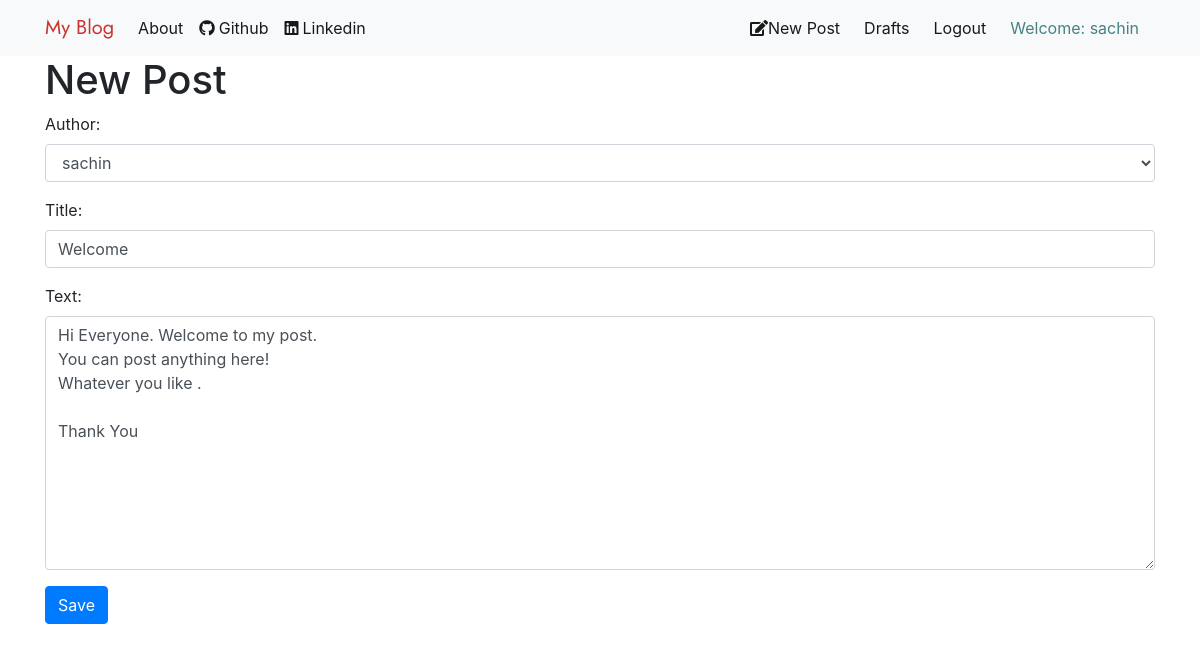
Screenshot of /post/8/update/ (signed in) with the database file from the repository.
### blog/models.py (models this page shows, shortened)
class Post(models.Model):
    author = models.ForeignKey(User,on_delete=models.CASCADE)
    title = models.CharField(max_length=200)
    text = models.TextField()
    created_date = models.DateTimeField(default=timezone.now)
    published_date = models.DateTimeField(blank=True,null=True)

### blog/views.py (the view)
# urls.py: path('post/<int:pk>/update/',views.PostUpdateView.as_view(),name='post_update'),
class PostUpdateView(LoginRequiredMixin,UpdateView):
    login_url = '/login/'
    form_class = PostForm
    model = Post

### blog/forms.py
class PostForm(forms.ModelForm):
    class Meta():
        model = Post
        fields = ('author','title','text')
        widgets = {
            'author':forms.Select(attrs={'class':'form-control textinputclass'}),
            'title':forms.TextInput(attrs={'class':'form-control textinputclass'}),
            'text':forms.Textarea(attrs={'class':'form-control postcontent'})
        }

### blog/templates/blog/post_form.html (shortened to what this page needs)
{% extends "blog/base.html" %}
{% block content %}
  <h1>New Post</h1>
  <form  method="post">
    {{ form.as_p }}
    <button class="btn btn-primary" type="Submit">Save</button>
  </form>
{% endblock %}

### blog/templates/blog/base.html (shortened to what this page needs)
<!DOCTYPE html>
{% load staticfiles %}
<html lang="en" dir="ltr">
  <head>
    <link rel="stylesheet" href="https://stackpath.bootstrapcdn.com/bootstrap/4.4.1/css/bootstrap.min.css">
    <link rel="stylesheet" href="{% static 'css/blog.css' %}">
    <link rel="stylesheet" href="https://pro.fontawesome.com/releases/v5.10.0/css/all.css"/>
  </head>
  <body>
      <nav class="navbar navbar-expand-lg navbar-light bg-light">
        <div class="container">
        <a class="navbar-brand brand" href="{% url 'post_list' %}">My Blog</a>
        <div class="collapse navbar-collapse" id="navbarSupportedContent">
          <ul class="navbar-nav mr-auto">
            <li class="nav-item active">
              <a class="nav-link" href="{% url 'about'%}">About</a>
            </li>
            <li class="nav-item active">
              <a class="nav-link" href="https://www.github.com"><i class="fab fa-github mr-1"></i>Github</a>
            </li>
            <li class="nav-item active">
              <a class="nav-link" href="https://www.linkedin.com"><i class="fab fa-linkedin mr-1"></i>Linkedin</a>
            </li>
          </ul>
          <ul class="navbar-nav justify-content-end">
            {% if user.is_authenticated %}
              <li class="mr-sm-2 active">
                <a class="nav-link" href="{% url 'post_create' %}"><i class="fas fa-edit"></i>New Post</a>
              </li>
              <li class="mr-sm-2 active">
                <a class="nav-link" href="{% url 'draft_list' %}">Drafts</a>
              </li>
              <li class="mr-sm-2 active">
                <a class="nav-link logout" href="{% url 'logout' %}">Logout</a>
              </li>
              <li class="mr-sm-2 nav-link active welcome">Welcome: {{ user.username }}</li>
            {% else %}
              <li class="mr-sm-2">
                <a class="nav-link login" href="{% url 'login'%}"><i class="fas fa-user mr-1"></i>Login</a>
              </li>
            {% endif %}
          </ul>
        </div>
        </div>
      </nav>
      <div class="container">
        {% block content %}
        {% endblock %}
      </div>
  </body>
</html>

### blog/static/css/blog.css (style rules this page uses)
.brand { font-family: 'Jost'; }
.navbar-light .navbar-nav .nav-link { color: #468284; }
.navbar-light .navbar-brand { color: #CA3433; }
.navbar-light .navbar-nav .active .welcome>.nav-link, .navbar-light .navbar-nav .nav-link.active, .navbar-light .navbar-nav .nav-link.show, .navbar-light .navbar-nav .show>.nav-link { color: #468284; }

### rows the page displays
Post: author "sachin", title "Welcome", text "Hi Everyone. Welcome to my post. You can post anything here! Whatever you like . Thank You"

### other values shown
{{ user.username }} "sachin"
